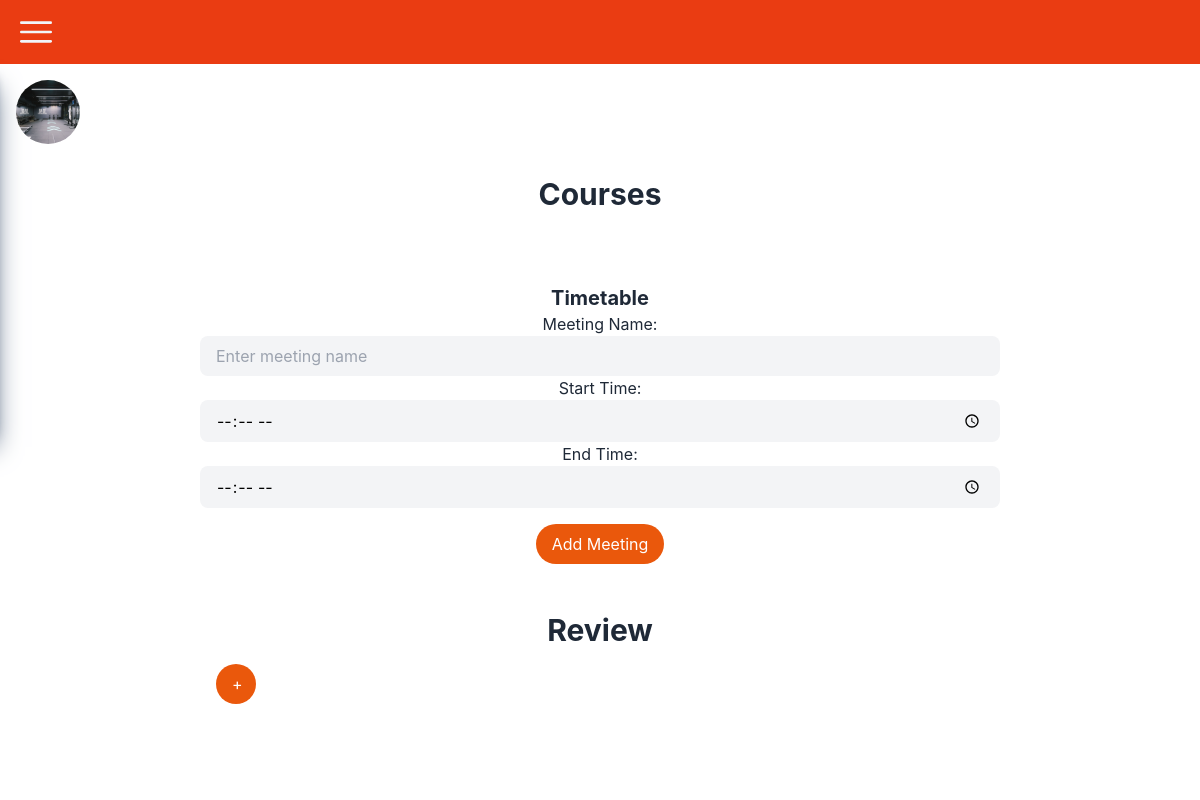
The page /coach/dashboard.php (signed in) on the database as committed earlier.
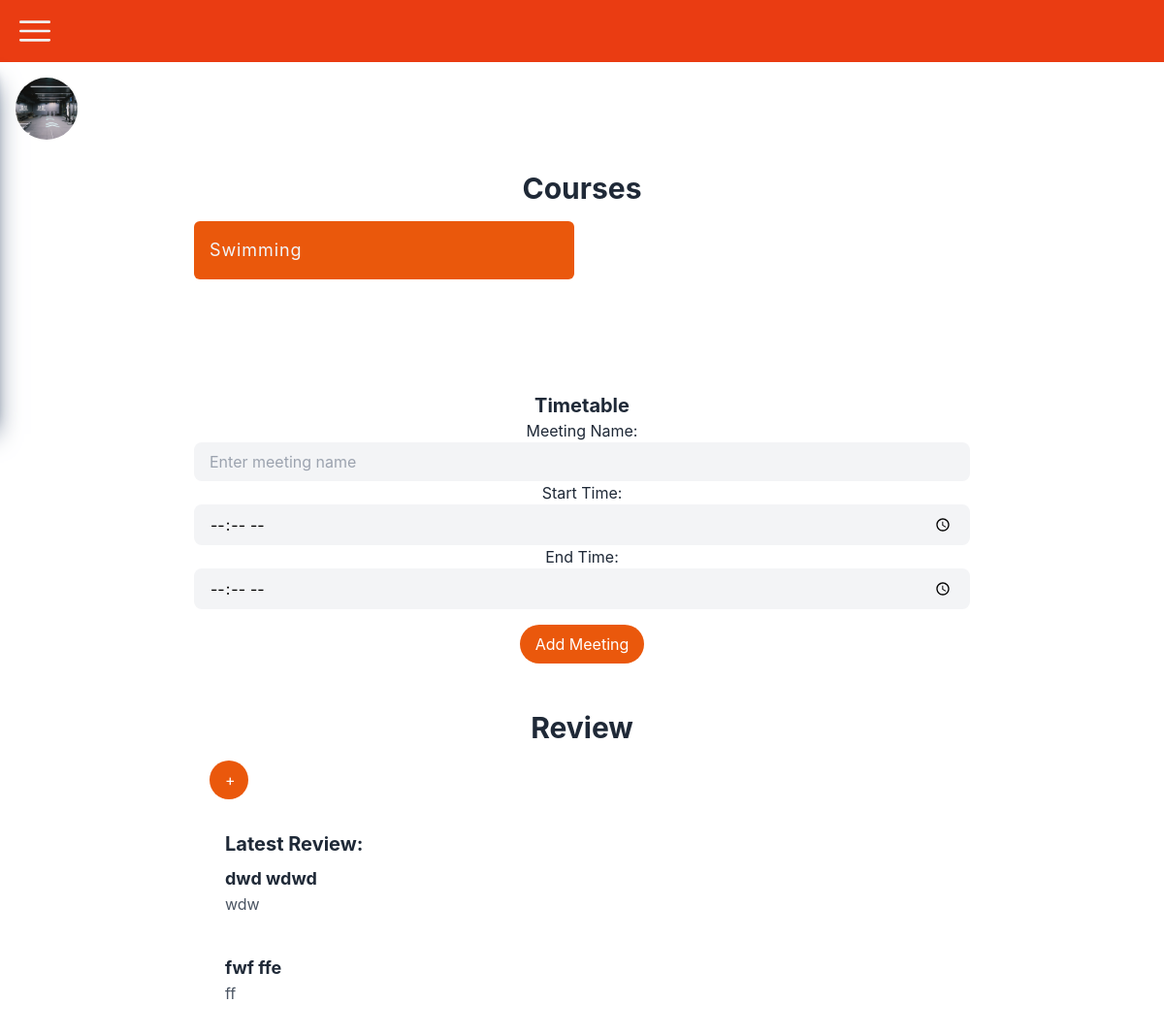
The same page on the database as committed later.
### tables this page shows
CREATE TABLE `courses` (
  `id` int(15) NOT NULL,
  `name` varchar(50) NOT NULL,
  `type` varchar(50) NOT NULL,
  `description` varchar(500) NOT NULL,
  `price` double(9,2) NOT NULL,
  `coach_id` int(15) DEFAULT NULL
);

CREATE TABLE `reviews` (
  `id` int(15) NOT NULL,
  `name` varchar(50) NOT NULL,
  `surname` varchar(50) NOT NULL,
  `content` text NOT NULL,
  `coach_id` int(15) NOT NULL
);

### backend/database.php (called while the page is built, shortened)
<?php
class Database{
    public $connection;
    public function open_db_connection(){
        $this->connection = new mysqli(DB_HOST, DB_USER, DB_PASS, DB_NAME);
    }
    public function query($sql){
        $result = $this->connection->query($sql);
        return $result;
    }
}
$database = new Database();
?>

### backend/models/user.php (called while the page is built, shortened)
<?php
class User{
    public $id;
  public function getId()
  {
    return $this->id;
  }
}

### coach/dashboard.php (the view, shortened to what this page needs)
<?php
require_once("../backend/database.php");
require '../components/globals.php';
global $database;
$coach = $_SESSION['user'];
$coach_id = $coach->getID();
$reviews = array();
$sql = "select * from reviews where coach_id = {$coach_id}";
$result_set = $database->query($sql);
while($row = mysqli_fetch_array($result_set)){
  $review = new Review();
  foreach($row as $attribute => $value){
    $review->$attribute = $value;
  }
  $reviews[] = $review;
}
if (count($reviews) > 0){
  $latest_review = $reviews[count($reviews) - 1];
}
else{
  $latest_review = new Review();
  $latest_review->name = "";
  $latest_review->surname = "";
  $latest_review->content = "";
}
?>
<!DOCTYPE html>
<html lang="en">
<head>
</head>
<body class="bg-white">
  <?php require '../components/Navigation/Navigation.php' ?>
  <?php
  $profilePic = "/assets/images/gym/GymPhoto1.jpeg";
  ?>
  <div class="relative  m-4 bg-white">
    <div class="relative">
      <div class="rounded-full overflow-hidden w-16 h-16 cursor-pointer" id="profilePicDropdown">
        <img src="<?php echo $profilePic; ?>" alt="Profile Picture" class="object-cover w-full h-full">
      </div>
    </div>
  </div>
<h1 class="text-2xl lg:text-3xl text-center font-bold text-gray-800 p-4">Courses</h1>
<div class="grid grid-cols-2 grid-rows-2 gap-4 w-9/12 md:w-2/2 lg:w-2/3 mx-auto">
 <?php
  global $database;
   $sql = "SELECT * FROM courses WHERE coach_id = {$coach->id}";
 $courses = array();
 $result_set = $database->query($sql);
 while($row = mysqli_fetch_array($result_set)){
    $course = new Course();
    foreach($row as $attribute => $value){
      $course->$attribute = $value;
    }
    $courses[] = $course;
 }
if ($courses !== null) {
    foreach ($courses as $course) {
        echo '<a href="#" class="col-span-1 row-span-1 bg-orange-600 p-4 rounded-md hover:bg-orange-400 text-slate-100 hover:text-slate-800 transition-colors duration-300 text-lg tracking-wider">' . $course->name . '</a>';
    }
} else {
    echo '<a href="/create/course.php" class="col-span-2 row-span-2 bg-red-600 p-4 rounded-full hover:bg-red-400 text-slate-100 hover:text-slate-800 transition-colors duration-300 text-lg tracking-wider text-center">Create New Course</a>
';
}
?>
</div>
<br>
<div class="mt-4 text-center w-9/12 md:w-2/2 lg:w-2/3 mx-auto">
   <h2 class="text-xl font-bold text-gray-800">Timetable</h2>
  <form id="timetableForm">
    <div>
      <label for="meetingName" class="text-gray-800">Meeting Name:</label>
      <input type="text" id="meetingName" name="meetingName" placeholder="Enter meeting name" class="w-full px-4 py-2 bg-gray-100 rounded-lg" required>
    </div>
  <div>
      <label for="startTime" class="text-gray-800">Start Time:</label>
      <input type="time" id="startTime" name="startTime" class="w-full px-4 py-2 bg-gray-100 rounded-lg" required>
    </div>
    <div>
      <label for="endTime" class="text-gray-800">End Time:</label>
      <input type="time" id="endTime" name="endTime" class="w-full px-4 py-2 bg-gray-100 rounded-lg" required>
    </div>
    <button type="submit" class="bg-orange-600 hover:bg-orange-400 hover:text-slate-800 transition-colors duration-300 text-white rounded-full py-2 px-4 mt-4">
      Add Meeting
    </button>
  </form>
</div>
    <div class="flex-1/4 bg-white w-9/12 md:w-2/2 lg:w-2/3 mx-auto">
      <div class="p-4 rounded-lg">
      <h1 class="text-2xl lg:text-3xl text-center font-bold text-gray-800 p-4">Review</h1>
    <button id="addReviewBtn" class=" bg-orange-600 hover:bg-orange-400 hover:text-slate-800 transition-colors duration-300 text-white rounded-full p-4 w-10 h-10 flex items-center content-center">
      +
    </button>
      <div id="reviewList" class="mt-4">
        <div class="bg-white p-4 rounded-lg">
          <h1 class="text-xl font-bold text-gray-800">
            <?php if (count($reviews) >= 1){
              if($latest_review->name == ""){
                echo "";
              }
              else{
                echo "Latest Review:";
              }
          } ?>
          </h1>
          <div id="latestReview" class="mt-2">
            <h2 class="text-lg font-bold text-gray-800"><?php echo $latest_review->name. " " . $latest_review->surname; ?></h2>
            <p class="text-gray-600"><?php echo $latest_review->content; ?></p>
          </div>
        </div>
        <?php foreach($reviews as $review) : ?>
          <?php if($review == $latest_review) continue; ?>
          <div class="bg-white p-4 rounded-lg">
            <div class="mt-2">
              <h2 class="text-lg font-bold text-gray-800"><?php echo $review->name. " " . $review->surname; ?></h2>
              <p class="text-gray-600"><?php echo $review->content; ?></p>
            </div>
          </div>
        <?php endforeach ?>
      </div>
    </div>
  </div>
</body>
</html>

### components/globals.php (shortened to what this page needs)
<script src="https://cdn.tailwindcss.com"></script>
<?php
require($_SERVER['DOCUMENT_ROOT'] . '/backend/models/user.php');
?>
<link rel="stylesheet" href="/css/main.css" />

### components/Navigation/Navigation.php
<?php
require 'Controller.php';
$navController = new Navigation();
echo $navController->renderNavigation();

### components/Navigation/Controller.php (shortened to what this page needs)
<?php
class Navigation
{
  protected $_user;
  protected $_role;
  function __construct()
  {
    if (isset($_SESSION['user'])) {
      $this->_user = $_SESSION['user'];
      $this->_role = $_SESSION['role'];
    } else {
      $this->_user = null;
      $this->_role = null;
    }
  }
  function getUser()
  {
    return $this->_user;
  }
  function getRole()
  {
    return $this->_role;
  }
  function renderNavigation()
  {
    if ($this->getUser() != null && $this->getRole() != null) {
      switch ($this->getRole()) {
        case 'COACH':
          return $this->renderCoachNavigation();
      }
    } else return $this->renderBasicNavigation();
  }
  function renderCoachNavigation()
  {
    return '
        <nav class="w-full h-auto py-2 md:py-3 lg:py-4 px-1 bg-logo-orange flex relative z-50">
          <button class="px-4" id="toggle-navigation" data-toggled="false">
            <svg xmlns="http://www.w3.org/2000/svg" class="fill-slate-100" id="Outline" viewBox="0 0 24 24" width="32" height="32">
              <rect y="11" width="24" height="2" rx="1" />
              <rect y="4" width="24" height="2" rx="1" />
              <rect y="18" width="24" height="2" rx="1" />
            </svg>
          </button>
        </nav>
        <ul id="navigation-slide-in" class="-translate-x-full pb-2 z-50 bg-logo-orange absolute shadow-xl shadow-slate-500 transition-all duration-300 ease-linear w-1/2 md:max-w-sm flex flex-col items-start content-center">
          <li class="px-2 py-4 lg:p-4">
            <a href="/" class="transition-all duration-300 ease-in-out md:text-xl text-slate-200 tracking-wide text-base p-1 border-b-2 border-transparent hover:border-b-white">Home</a>
          </li>
          <li class="px-2 py-4 lg:p-4">
            <a href="/coach/profile.php" class="transition-all duration-300 md:text-xl text-slate-200 tracking-wide text-base p-1 border-b-2 border-transparent hover:border-b-white">Profile</a>
          </li>
          <li class="px-2 py-4 lg:p-4">
            <a href="/coach/dashboard.php" class="transition-all duration-300 md:text-xl text-slate-200 tracking-wide text-base p-1 border-b-2 border-transparent hover:border-b-white">Dashboard</a>
          </li>
          <li class="px-2 py-4 lg:p-4">
            <a href="/create/course.php" class="transition-all duration-300 md:text-xl text-slate-200 tracking-wide text-base p-1 border-b-2 border-transparent hover:border-b-white">Create Course</a>
          </li>
          <li class="px-2 py-4 lg:p-4">
            <a href="/order/equipment.php" class="transition-all duration-300 md:text-xl text-slate-200 tracking-wide text-base p-1 border-b-2 border-transparent hover:border-b-white">Equipments</a>
          </li>
          <li class="px-2 py-4 lg:p-4">
            <a href="/logout.php" class="transition-all duration-300 md:text-xl text-slate-200 tracking-wide text-base p-1 border-b-2 border-transparent hover:border-b-white">Log Out</a>
          </li>
        </ul>
      ';
  }
}

### css/main.css (style rules this page uses)
:root { --logo-orange: #EA3C12; }

Rows that differ between the two databases and show on the page:
added courses: name "Swimming"
added reviews: name "dwd", surname "wdwd", content "wdw"
added reviews: name "fwf", surname "ffe", content "ff"
Other text that changed with them:
text now shown: "Latest Review:"
